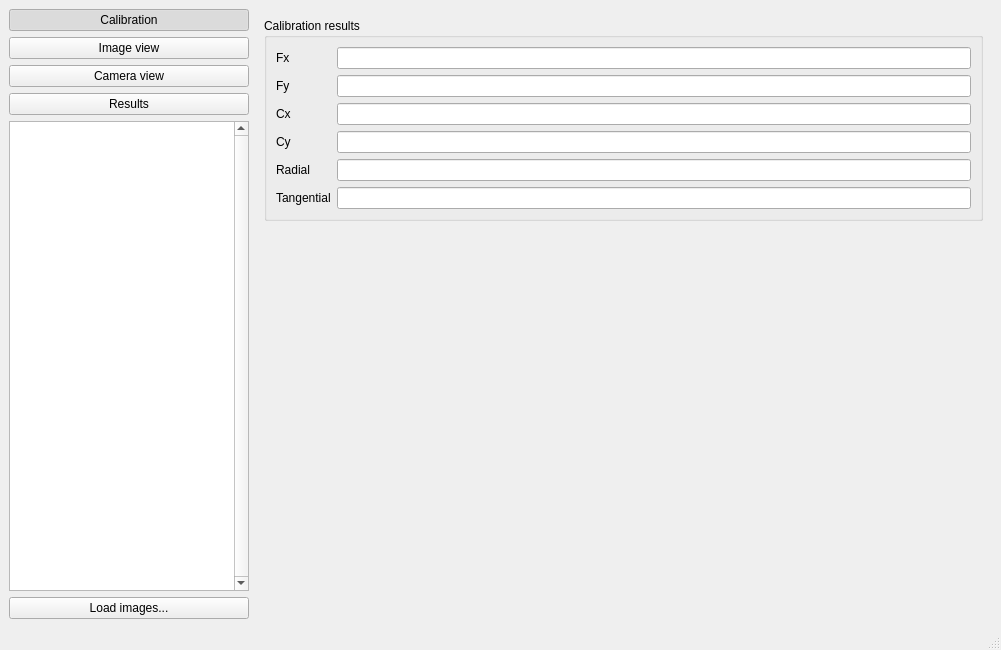
<?xml version="1.0" encoding="UTF-8"?>
<ui version="4.0">
 <class>ZLaserTriangulationCalibratorWindow</class>
 <widget class="QMainWindow" name="ZLaserTriangulationCalibratorWindow">
  <property name="geometry">
   <rect>
    <x>0</x>
    <y>0</y>
    <width>1001</width>
    <height>650</height>
   </rect>
  </property>
  <property name="windowTitle">
   <string>Laser triangulation system calibration</string>
  </property>
  <widget class="QWidget" name="centralwidget">
   <layout class="QGridLayout" name="gridLayout">
    <item row="5" column="0">
     <widget class="QListView" name="listView">
      <property name="sizePolicy">
       <sizepolicy hsizetype="Preferred" vsizetype="Expanding">
        <horstretch>0</horstretch>
        <verstretch>0</verstretch>
       </sizepolicy>
      </property>
      <property name="minimumSize">
       <size>
        <width>240</width>
        <height>0</height>
       </size>
      </property>
      <property name="maximumSize">
       <size>
        <width>240</width>
        <height>16777215</height>
       </size>
      </property>
      <property name="verticalScrollBarPolicy">
       <enum>Qt::ScrollBarAlwaysOn</enum>
      </property>
      <property name="editTriggers">
       <set>QAbstractItemView::NoEditTriggers</set>
      </property>
      <property name="viewMode">
       <enum>QListView::IconMode</enum>
      </property>
      <property name="uniformItemSizes">
       <bool>true</bool>
      </property>
      <property name="selectionRectVisible">
       <bool>false</bool>
      </property>
     </widget>
    </item>
    <item row="2" column="0">
     <widget class="QPushButton" name="imageViewPageButton">
      <property name="text">
       <string>Image view</string>
      </property>
      <property name="checkable">
       <bool>true</bool>
      </property>
      <property name="autoExclusive">
       <bool>true</bool>
      </property>
     </widget>
    </item>
    <item row="4" column="0">
     <widget class="QPushButton" name="calibrationPageButton">
      <property name="text">
       <string>Results</string>
      </property>
      <property name="checkable">
       <bool>true</bool>
      </property>
      <property name="autoExclusive">
       <bool>true</bool>
      </property>
     </widget>
    </item>
    <item row="3" column="0">
     <widget class="QPushButton" name="cameraViewPageButton">
      <property name="text">
       <string>Camera view</string>
      </property>
      <property name="checkable">
       <bool>true</bool>
      </property>
      <property name="autoExclusive">
       <bool>true</bool>
      </property>
     </widget>
    </item>
    <item row="1" column="0">
     <widget class="QPushButton" name="calibrationPatternViewButton">
      <property name="text">
       <string>Calibration</string>
      </property>
      <property name="checkable">
       <bool>true</bool>
      </property>
      <property name="checked">
       <bool>true</bool>
      </property>
      <property name="autoExclusive">
       <bool>true</bool>
      </property>
     </widget>
    </item>
    <item row="1" column="1" rowspan="6" colspan="6">
     <widget class="QStackedWidget" name="stackedWidget">
      <property name="currentIndex">
       <number>3</number>
      </property>
      <widget class="QWidget" name="calibrationPage">
       <layout class="QGridLayout" name="gridLayout_4">
        <item row="1" column="0">
         <layout class="QVBoxLayout" name="verticalLayout_3">
          <item>
           <widget class="QGroupBox" name="groupBox_2">
            <property name="minimumSize">
             <size>
              <width>300</width>
              <height>0</height>
             </size>
            </property>
            <property name="title">
             <string>Calibration pattern</string>
            </property>
            <layout class="QFormLayout" name="formLayout_4">
             <property name="fieldGrowthPolicy">
              <enum>QFormLayout::AllNonFixedFieldsGrow</enum>
             </property>
             <item row="0" column="0">
              <widget class="QLabel" name="label_4">
               <property name="text">
                <string>Type</string>
               </property>
              </widget>
             </item>
             <item row="0" column="1">
              <widget class="QComboBox" name="calibrationPatternTypeComboBox"/>
             </item>
            </layout>
           </widget>
          </item>
          <item>
           <layout class="QVBoxLayout" name="calibrationPatternConfigLayout"/>
          </item>
          <item>
           <spacer name="verticalSpacer_2">
            <property name="orientation">
             <enum>Qt::Vertical</enum>
            </property>
            <property name="sizeHint" stdset="0">
             <size>
              <width>20</width>
              <height>40</height>
             </size>
            </property>
           </spacer>
          </item>
         </layout>
        </item>
        <item row="1" column="1">
         <layout class="QVBoxLayout" name="verticalLayout">
          <item>
           <widget class="QGroupBox" name="groupBox">
            <property name="title">
             <string>Laser triangulation system</string>
            </property>
            <layout class="QFormLayout" name="formLayout">
             <property name="fieldGrowthPolicy">
              <enum>QFormLayout::AllNonFixedFieldsGrow</enum>
             </property>
             <item row="0" column="0">
              <widget class="QLabel" name="label_11">
               <property name="text">
                <string>Type</string>
               </property>
              </widget>
             </item>
             <item row="0" column="1">
              <widget class="QComboBox" name="comboBox"/>
             </item>
            </layout>
           </widget>
          </item>
          <item>
           <widget class="QGroupBox" name="groupBox_5">
            <property name="title">
             <string>Laser line estimation</string>
            </property>
            <layout class="QFormLayout" name="formLayout_2">
             <item row="0" column="0">
              <widget class="QLabel" name="label_12">
               <property name="text">
                <string>Threshold</string>
               </property>
              </widget>
             </item>
             <item row="0" column="1">
              <widget class="QDoubleSpinBox" name="lineThresholdDoubleSpinBox">
               <property name="decimals">
                <number>4</number>
               </property>
               <property name="singleStep">
                <double>0.010000000000000</double>
               </property>
               <property name="value">
                <double>0.001000000000000</double>
               </property>
              </widget>
             </item>
             <item row="1" column="0">
              <widget class="QLabel" name="label_13">
               <property name="text">
                <string>Method</string>
               </property>
              </widget>
             </item>
             <item row="1" column="1">
              <widget class="QComboBox" name="lineMethodComboBox"/>
             </item>
             <item row="2" column="0">
              <widget class="QCheckBox" name="lineOptimizeCoeffsCheckBox">
               <property name="text">
                <string>Optimize coefficients</string>
               </property>
              </widget>
             </item>
             <item row="3" column="0">
              <widget class="QCheckBox" name="lineShowLineCheckBox">
               <property name="text">
                <string>Show line</string>
               </property>
              </widget>
             </item>
            </layout>
           </widget>
          </item>
          <item>
           <widget class="QGroupBox" name="groupBox_6">
            <property name="title">
             <string>Laser plane estimation</string>
            </property>
            <layout class="QFormLayout" name="formLayout_3">
             <item row="0" column="0">
              <widget class="QLabel" name="label_15">
               <property name="text">
                <string>Threshold</string>
               </property>
              </widget>
             </item>
             <item row="0" column="1">
              <widget class="QDoubleSpinBox" name="planeThresholdDoubleSpinBox">
               <property name="decimals">
                <number>4</number>
               </property>
               <property name="singleStep">
                <double>0.001000000000000</double>
               </property>
               <property name="value">
                <double>0.005000000000000</double>
               </property>
              </widget>
             </item>
             <item row="1" column="0">
              <widget class="QLabel" name="label_14">
               <property name="text">
                <string>Method</string>
               </property>
              </widget>
             </item>
             <item row="1" column="1">
              <widget class="QComboBox" name="planeMethodComboBox"/>
             </item>
             <item row="2" column="0">
              <widget class="QCheckBox" name="planeOptimizeCoeffsCheckBox">
               <property name="text">
                <string>Optimize coefficients</string>
               </property>
               <property name="checked">
                <bool>true</bool>
               </property>
              </widget>
             </item>
            </layout>
           </widget>
          </item>
          <item>
           <spacer name="verticalSpacer">
            <property name="orientation">
             <enum>Qt::Vertical</enum>
            </property>
            <property name="sizeHint" stdset="0">
             <size>
              <width>20</width>
              <height>40</height>
             </size>
            </property>
           </spacer>
          </item>
          <item>
           <layout class="QHBoxLayout" name="horizontalLayout_5">
            <item>
             <spacer name="horizontalSpacer_3">
              <property name="orientation">
               <enum>Qt::Horizontal</enum>
              </property>
              <property name="sizeHint" stdset="0">
               <size>
                <width>40</width>
                <height>20</height>
               </size>
              </property>
             </spacer>
            </item>
            <item>
             <widget class="QCommandLinkButton" name="runCalibrationButton">
              <property name="text">
               <string>Run calibration</string>
              </property>
             </widget>
            </item>
           </layout>
          </item>
         </layout>
        </item>
       </layout>
      </widget>
      <widget class="QWidget" name="imageViewPage">
       <layout class="QGridLayout" name="gridLayout_2">
        <property name="leftMargin">
         <number>0</number>
        </property>
        <property name="topMargin">
         <number>0</number>
        </property>
        <property name="rightMargin">
         <number>0</number>
        </property>
        <property name="bottomMargin">
         <number>0</number>
        </property>
        <item row="1" column="0">
         <widget class="QScrollArea" name="scrollArea">
          <property name="widgetResizable">
           <bool>true</bool>
          </property>
          <widget class="QWidget" name="scrollAreaWidgetContents">
           <property name="geometry">
            <rect>
             <x>0</x>
             <y>0</y>
             <width>735</width>
             <height>561</height>
            </rect>
           </property>
           <layout class="QGridLayout" name="gridLayout_3">
            <property name="leftMargin">
             <number>0</number>
            </property>
            <property name="topMargin">
             <number>0</number>
            </property>
            <property name="rightMargin">
             <number>0</number>
            </property>
            <property name="bottomMargin">
             <number>0</number>
            </property>
            <item row="2" column="0">
             <widget class="QLabel" name="label">
              <property name="sizePolicy">
               <sizepolicy hsizetype="Expanding" vsizetype="Expanding">
                <horstretch>0</horstretch>
                <verstretch>0</verstretch>
               </sizepolicy>
              </property>
              <property name="text">
               <string>No image</string>
              </property>
              <property name="alignment">
               <set>Qt::AlignCenter</set>
              </property>
             </widget>
            </item>
           </layout>
          </widget>
         </widget>
        </item>
        <item row="0" column="0">
         <layout class="QHBoxLayout" name="horizontalLayout_3">
          <item>
           <spacer name="horizontalSpacer_2">
            <property name="orientation">
             <enum>Qt::Horizontal</enum>
            </property>
            <property name="sizeHint" stdset="0">
             <size>
              <width>40</width>
              <height>20</height>
             </size>
            </property>
           </spacer>
          </item>
          <item>
           <widget class="QComboBox" name="imageViewTypeComboBox">
            <property name="minimumSize">
             <size>
              <width>240</width>
              <height>0</height>
             </size>
            </property>
           </widget>
          </item>
         </layout>
        </item>
       </layout>
      </widget>
      <widget class="QWidget" name="cameraViewPage">
       <layout class="QGridLayout" name="gridLayout_6">
        <property name="leftMargin">
         <number>0</number>
        </property>
        <property name="topMargin">
         <number>0</number>
        </property>
        <property name="rightMargin">
         <number>0</number>
        </property>
        <item row="0" column="0">
         <layout class="QHBoxLayout" name="horizontalLayout_2">
          <item>
           <spacer name="horizontalSpacer">
            <property name="orientation">
             <enum>Qt::Horizontal</enum>
            </property>
            <property name="sizeHint" stdset="0">
             <size>
              <width>40</width>
              <height>20</height>
             </size>
            </property>
           </spacer>
          </item>
          <item>
           <widget class="QPushButton" name="pushButton_2">
            <property name="text">
             <string>Save image</string>
            </property>
           </widget>
          </item>
         </layout>
        </item>
        <item row="1" column="0">
         <widget class="Z3D::ZImageViewer" name="cameraImageView"/>
        </item>
       </layout>
      </widget>
      <widget class="QWidget" name="calibrationResultsPage">
       <layout class="QHBoxLayout" name="horizontalLayout">
        <property name="rightMargin">
         <number>9</number>
        </property>
        <item>
         <layout class="QVBoxLayout" name="verticalLayout_4">
          <item>
           <widget class="QGroupBox" name="groupBox_3">
            <property name="title">
             <string>Calibration results</string>
            </property>
            <layout class="QGridLayout" name="gridLayout_5">
             <item row="2" column="1">
              <widget class="QLineEdit" name="lineEdit_3"/>
             </item>
             <item row="0" column="0">
              <widget class="QLabel" name="label_5">
               <property name="text">
                <string>Fx</string>
               </property>
              </widget>
             </item>
             <item row="1" column="0">
              <widget class="QLabel" name="label_6">
               <property name="text">
                <string>Fy</string>
               </property>
              </widget>
             </item>
             <item row="0" column="1">
              <widget class="QLineEdit" name="lineEdit"/>
             </item>
             <item row="3" column="1">
              <widget class="QLineEdit" name="lineEdit_4"/>
             </item>
             <item row="1" column="1">
              <widget class="QLineEdit" name="lineEdit_2"/>
             </item>
             <item row="3" column="0">
              <widget class="QLabel" name="label_8">
               <property name="text">
                <string>Cy</string>
               </property>
              </widget>
             </item>
             <item row="2" column="0">
              <widget class="QLabel" name="label_7">
               <property name="text">
                <string>Cx</string>
               </property>
              </widget>
             </item>
             <item row="4" column="1">
              <widget class="QLineEdit" name="lineEdit_5"/>
             </item>
             <item row="5" column="1">
              <widget class="QLineEdit" name="lineEdit_6"/>
             </item>
             <item row="4" column="0">
              <widget class="QLabel" name="label_9">
               <property name="text">
                <string>Radial</string>
               </property>
              </widget>
             </item>
             <item row="5" column="0">
              <widget class="QLabel" name="label_10">
               <property name="text">
                <string>Tangential</string>
               </property>
              </widget>
             </item>
            </layout>
           </widget>
          </item>
          <item>
           <spacer name="verticalSpacer_4">
            <property name="orientation">
             <enum>Qt::Vertical</enum>
            </property>
            <property name="sizeHint" stdset="0">
             <size>
              <width>20</width>
              <height>40</height>
             </size>
            </property>
           </spacer>
          </item>
         </layout>
        </item>
        <item>
         <layout class="QVBoxLayout" name="viewerLayout"/>
        </item>
       </layout>
      </widget>
     </widget>
    </item>
    <item row="6" column="0">
     <widget class="QPushButton" name="pushButton">
      <property name="text">
       <string>Load images...</string>
      </property>
     </widget>
    </item>
   </layout>
  </widget>
  <widget class="QMenuBar" name="menubar">
   <property name="geometry">
    <rect>
     <x>0</x>
     <y>0</y>
     <width>1001</width>
     <height>21</height>
    </rect>
   </property>
  </widget>
  <widget class="QStatusBar" name="statusbar"/>
 </widget>
 <customwidgets>
  <customwidget>
   <class>Z3D::ZImageViewer</class>
   <extends>QGraphicsView</extends>
   <header>zimageviewer.h</header>
  </customwidget>
 </customwidgets>
 <resources/>
 <connections/>
</ui>
